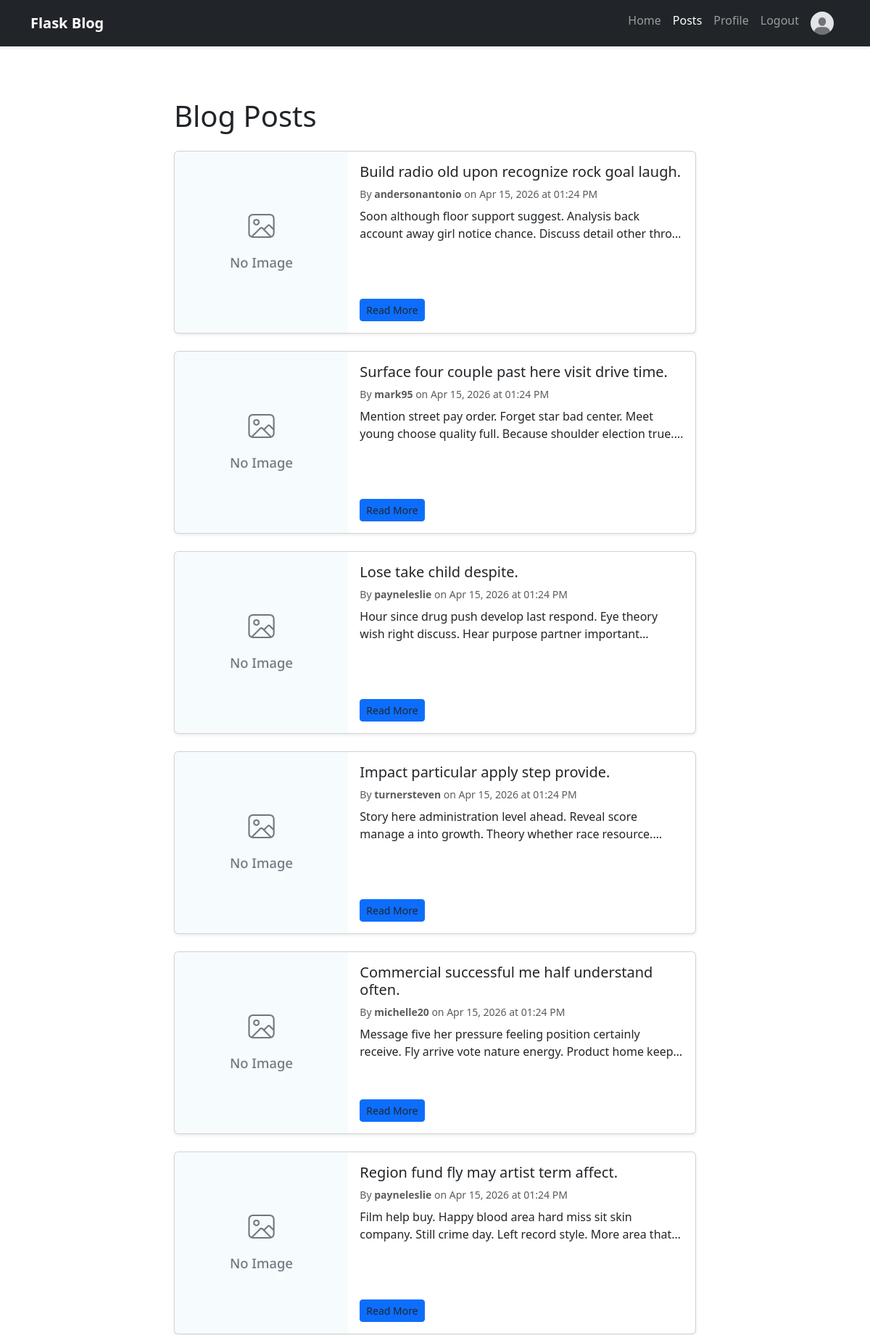
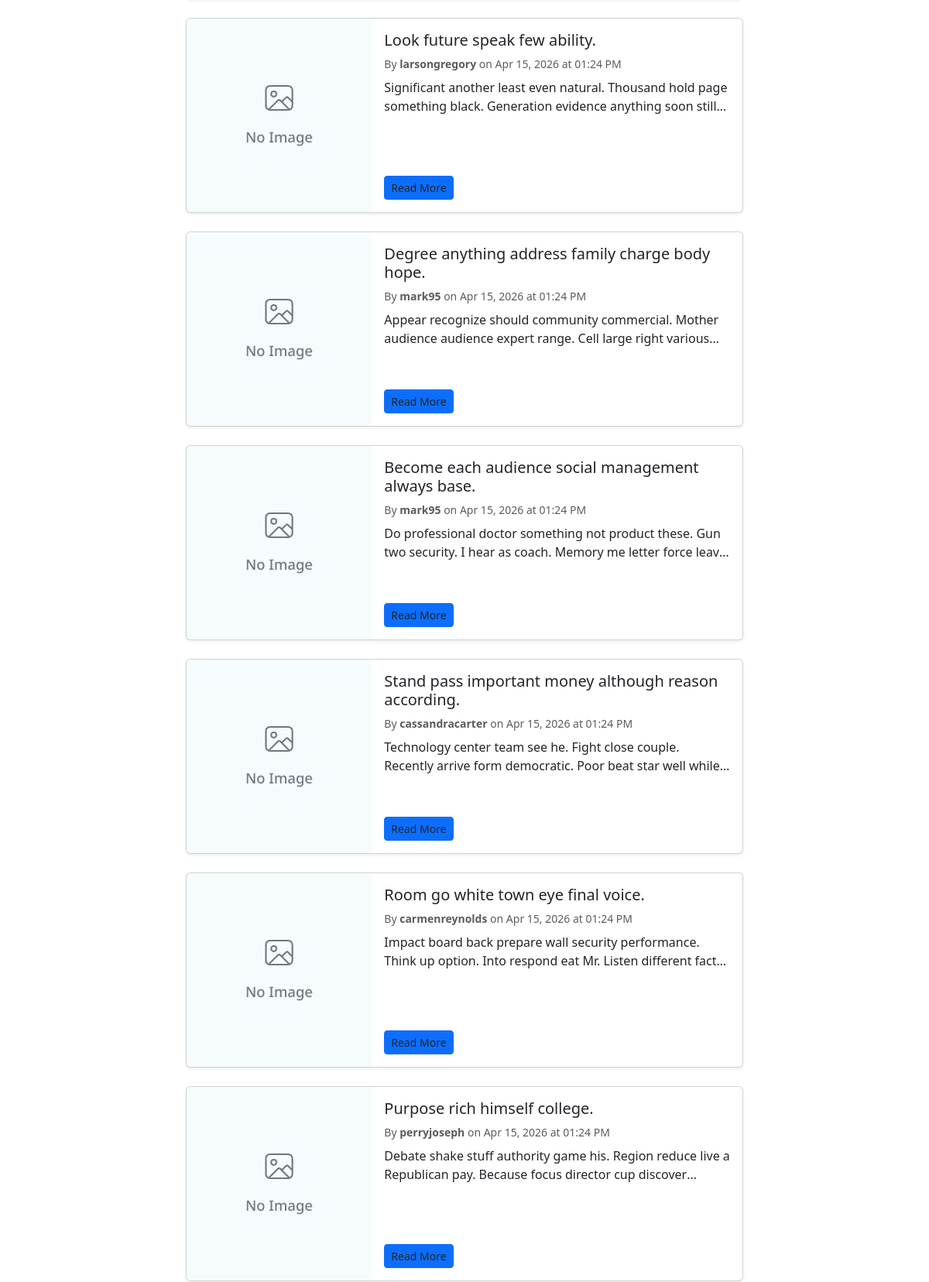
Screenshot of /posts (signed in, upper part) with the database file from the repository (2 pictures, top to bottom).
### app/models.py (models this page shows, shortened)
class User(db.Model, UserMixin):
    __tablename__ = "users"
    id = db.Column(db.Integer, primary_key=True)
    role = db.Column(db.String(20), default="user")
    username = db.Column(db.String(64), unique=True, nullable=False)
    email = db.Column(db.String(120), unique=True, nullable=False)
    hashed_password = db.Column(db.String(128), nullable=False)
    joined_at = db.Column(db.DateTime, default=GET_TIME_NOW)
    profile_picture = db.Column(db.String(256), default= "default.jpg")
    posts = db.relationship("Post", backref="author", lazy="dynamic")
    comments = db.relationship("Comment", backref="author", lazy="dynamic")
    @property
    def password(self):
        raise AttributeError("Password is not a readable attribute.")

class Post(db.Model):
    __tablename__ = "posts"
    id = db.Column(db.Integer, primary_key=True)
    title = db.Column(db.String(140), nullable=False)
    content = db.Column(db.Text, nullable=False)
    timestamp = db.Column(db.DateTime, index=True, default=GET_TIME_NOW)
    author_id = db.Column(db.Integer, db.ForeignKey("users.id"), nullable=False)
    comments = db.relationship("Comment", backref="post", lazy="dynamic")
    cover_image = db.Column(db.String(256), default="default_post.jpg")

### app/main/views.py (the view)
@main.route('/posts')
@login_required
def posts():
    posts = Post.query.order_by(Post.timestamp.desc()).all()
    return render_template('main/posts.html', title='Posts', posts=posts)

### app/__init__.py (called while the page is built)
def create_app():
    app = Flask(__name__)
    app.config.from_object(configs["development"])
    db.init_app(app)
    login_manager.init_app(app)
    from app.models import User
    @login_manager.user_loader
    def load_user(user_id):
        return User.query.get(user_id)
    with app.app_context():
        db.create_all()
    from app.main import main
    app.register_blueprint(main)
    from app.auth import auth
    app.register_blueprint(auth)
    from app.services import services
    app.register_blueprint(services)
    return app

### app/templates/main/posts.html (shortened to what this page needs)
{% extends "base.html" %}
{% block content %}
<div class="container my-5">
    <div class="row">
        <div class="col-lg-8 offset-lg-2">
            <h1 class="mb-4">Blog Posts</h1>
            {% if posts %}
                {% for post in posts %}
                    <div class="card mb-4 shadow-sm" style="transition: box-shadow 0.3s ease;">
                        <div class="row g-0">
                            <div class="col-md-4">
                                {% if post.cover_image %}
                                    <img src="{{ url_for('static', filename='pics/' + post.cover_image) }}"
                                         class="img-fluid rounded-start"
                                         style="height: 250px; object-fit: cover; width: 100%;"
                                         alt="{{ post.title }}">
                                {% endif %}
                            </div>
                            <div class="col-md-8">
                                <div class="card-body d-flex flex-column h-100">
                                    <h5 class="card-title">
                                        <a href="{{ url_for('main.get_post', post_id = post.id)}}" class="text-decoration-none">
                                            {{ post.title }}
                                        </a>
                                    </h5>
                                    <p class="card-text text-muted small mb-2">
                                        By <strong>{{ post.author.username }}</strong>
                                        on {{ post.timestamp.strftime('%b %d, %Y at %I:%M %p') }}
                                    </p>
                                    <p class="card-text mb-3" style="overflow: hidden; text-overflow: ellipsis; display: -webkit-box; -webkit-line-clamp: 2; -webkit-box-orient: vertical;">
                                        {{ post.content[:150] }}{% if post.content|length > 150 %}...{% endif %}
                                    </p>
                                    <div class="mt-auto">
                                        <a href="{{ url_for('main.get_post', post_id=post.id) }}" class="btn btn-sm btn-primary">
                                            Read More
                                        </a>
                                    </div>
                                </div>
                            </div>
                        </div>
                    </div>
                {% endfor %}
            {% else %}
                <div class="alert alert-info text-center">
                    <p class="mb-0">No posts available yet.</p>
                </div>
            {% endif %}
        </div>
    </div>
</div>
{% endblock %}

### app/templates/base.html (shortened to what this page needs)
<!DOCTYPE html>
<html lang="en">
<head>
    <link href="https://cdn.jsdelivr.net/npm/bootstrap@5.3.0/dist/css/bootstrap.min.css" rel="stylesheet">
    <link rel="stylesheet" href="{{ url_for('static', filename='css/style.css') }}">
</head>
<body class="d-flex flex-column min-vh-100">
    <nav class="navbar navbar-expand-lg navbar-dark bg-dark sticky-top shadow-sm">
        <div class="container">
            <a class="navbar-brand fw-bold" href="{{ url_for('main.home') }}">
                 Flask Blog
            </a>
            <div class="collapse navbar-collapse" id="navbarNav">
                <ul class="navbar-nav ms-auto">
                    <li class="nav-item">
                        <a class="nav-link {% if request.endpoint == 'main.home' %}active{% endif %}" href="{{ url_for('main.home') }}">
                            Home
                        </a>
                    </li>
                    {% if current_user.is_authenticated %}
                    <li class="nav-item">
                        <a class="nav-link {% if request.endpoint == 'main.posts' %}active{% endif %}" href="{{ url_for('main.posts') }}">
                            Posts
                        </a>
                    </li>
                        <li class="nav-item">
                            <a class="nav-link {% if request.endpoint == 'main.profile' %}active{% endif %}" href="{{ url_for('main.profile') }}">
                                Profile
                            </a>
                        </li>
                        <li class="nav-item">
                            <a class="nav-link" href="{{ url_for('auth.logout') }}">Logout</a>
                        </li>
                        <li class="nav-item">
                            <a class="nav-link" href="{{ url_for('main.profile') }}">
                                <img src="{{ url_for('static', filename='pics/' + current_user.profile_picture) }}" alt="{{ current_user.username }}"
                                     class="rounded-circle" width="32" height="32">
                            </a>
                        </li>
                    {% endif %}
                </ul>
            </div>
        </div>
    </nav>
    <main class="flex-grow-1 py-4">
        <div class="container">
            {% block content %}{% endblock %}
        </div>
    </main>
</body>
</html>

### app/templates/main/posts.html (style rules this page uses)
.card a { color: inherit; }

### rows the page displays
User: profile_picture (placeholder picture)
Post: cover_image (placeholder picture), title "Build radio old upon recognize rock goal laugh.", author.username "andersonantonio", timestamp "Apr 15, 2026 at 01:24 PM", content "Soon although floor support suggest. Analysis back account away girl notice chance. Discuss detail other…"
Post: cover_image (placeholder picture), title "Surface four couple past here visit drive time.", author.username "mark95", timestamp "Apr 15, 2026 at 01:24 PM", content "Mention street pay order. Forget star bad center. Meet young choose quality full. Because shoulder election…"
Post: cover_image (placeholder picture), title "Lose take child despite.", author.username "payneleslie", timestamp "Apr 15, 2026 at 01:24 PM", content "Hour since drug push develop last respond. Eye theory wish right discuss. Hear purpose partner…"
Post: cover_image (placeholder picture), title "Impact particular apply step provide.", author.username "turnersteven", timestamp "Apr 15, 2026 at 01:24 PM", content "Story here administration level ahead. Reveal score manage a into growth. Theory whether race…"
Post: cover_image (placeholder picture), title "Commercial successful me half understand often.", author.username "michelle20", timestamp "Apr 15, 2026 at 01:24 PM", content "Message five her pressure feeling position certainly receive. Fly arrive vote nature energy. Product home…"
Post: cover_image (placeholder picture), title "Region fund fly may artist term affect.", author.username "payneleslie", timestamp "Apr 15, 2026 at 01:24 PM", content "Film help buy. Happy blood area hard miss sit skin company. Still crime day. Left record style. More area…"
Post: cover_image (placeholder picture), title "Look future speak few ability.", author.username "larsongregory", timestamp "Apr 15, 2026 at 01:24 PM", content "Significant another least even natural. Thousand hold page something black. Generation evidence anything soon…"
Post: cover_image (placeholder picture), title "Degree anything address family charge body hope.", author.username "mark95", timestamp "Apr 15, 2026 at 01:24 PM", content "Appear recognize should community commercial. Mother audience audience expert range. Cell large right…"
Post: cover_image (placeholder picture), title "Become each audience social management always base.", author.username "mark95", timestamp "Apr 15, 2026 at 01:24 PM", content "Do professional doctor something not product these. Gun two security. I hear as coach. Memory me letter force…"
Post: cover_image (placeholder picture), title "Stand pass important money although reason according.", author.username "cassandracarter", timestamp "Apr 15, 2026 at 01:24 PM", content "Technology center team see he. Fight close couple. Recently arrive form democratic. Poor beat star well…"
Post: cover_image (placeholder picture), title "Room go white town eye final voice.", author.username "carmenreynolds", timestamp "Apr 15, 2026 at 01:24 PM", content "Impact board back prepare wall security performance. Think up option. Into respond eat Mr. Listen different…"
Post: cover_image (placeholder picture), title "Purpose rich himself college.", author.username "perryjoseph", timestamp "Apr 15, 2026 at 01:24 PM", content "Debate shake stuff authority game his. Region reduce live a Republican pay. Because focus director cup…"
